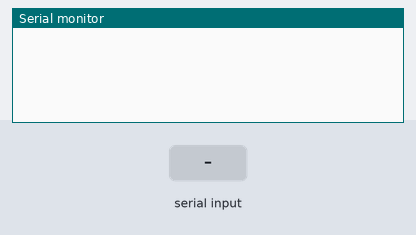
Recording of a sketch running on a simulated Arduino Leonardo, built with avr-gcc and run on an emulated ATmega32U4. Parts: the last lines printed to the serial monitor. The test bench sets the inputs (shaded band).

Above: at 1.2 s.
1.3 s: "90,45\n" received over Serial
At 2.7 s:
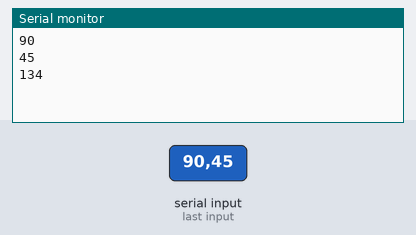
2.9 s: "30,150\n" received over Serial
At 4.8 s:
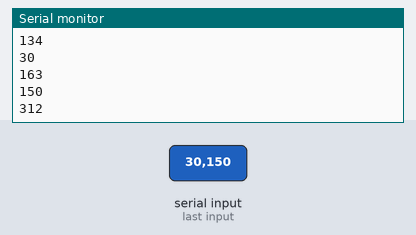
Timing chart, 0 to 6.3 s (numbered marks = the images above; inputs shaded):
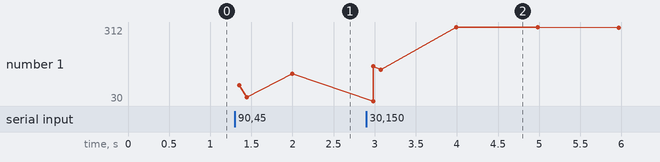

The sketch:

MicroCntrlkurssiTH5_TH2.1FreeRTOS.ino
```cpp
#include <Arduino_FreeRTOS.h>

// define two tasks for lukemiselle ja kirjoittamiselle
void TaskWrite( void *pvParameters );
void TaskSerialRead( void *pvParameters );

volatile int x=0;//global variable to prevent the task from forgetting the present number

// the setup function runs once when you press reset or power the board
void setup() {

  // initialize serial communication at 9600 bits per second:
  Serial.begin(9600);

 /* while (!Serial) {
    ; // wait for serial port to connect. Needed for native USB, on LEONARDO, MICRO, YUN, and other 32u4 based boards.
  } */

  // Now set up two tasks to run independently.
  xTaskCreate(
    Write
    ,  "SerialWrite"    // A name just for humans
    ,  128              // This stack size can be checked & adjusted by reading the Stack Highwater
    ,  NULL
    ,  2                // Priority, with 3 (configMAX_PRIORITIES - 1) being the highest, and 0 being the lowest.
    ,  NULL );

  xTaskCreate(
    SerialRead
    ,  "SerialRead"
    ,  128              // Stack size
    ,  NULL
    ,  3                // Priority
    ,  NULL );

  // Now the task scheduler, which takes over control of scheduling individual tasks, is automatically started.
}

void loop(){} // Empty. Things are done in Tasks.

/*--------------------------------------------------*/
/*---------------------- Tasks ---------------------*/
/*--------------------------------------------------*/

void SerialRead(void *pvParameters)  // This is a task.
{
  //(void) pvParameters;
 for (;;) {  //loop
        if (Serial.available() > 0) { //enable serial port reading
            int luku = Serial.parseInt(); //read number inputs from serial port
            if (luku != 0) {  //check that the number input is not zero
                x += luku; //add the previously added number
                	Serial.println(luku); //print the present number
            }
        }

        vTaskDelay( 100 / portTICK_PERIOD_MS );  //small delay the prevent crashes
    }
  }

void Write(void *pvParameters)  // This is a task.
{
  (void) pvParameters;
for (;;) {  //loop
        if (x > 0) { //condition to prevent numbers below zero from printing
          x--;
            Serial.println(x); //print the new number
        }

        vTaskDelay( 1000 / portTICK_PERIOD_MS );  //1 sec delay to print once per second
    }
}
```

Measured:
- after the input at 1.3 s, the serial monitor: prints a new line after 0.05 s (image 1)
- after the input at 2.9 s, the serial monitor: prints a new line after 0.08 s (image 2)
- plotted number 1: 134 → 306 after the input at 2.9 s
